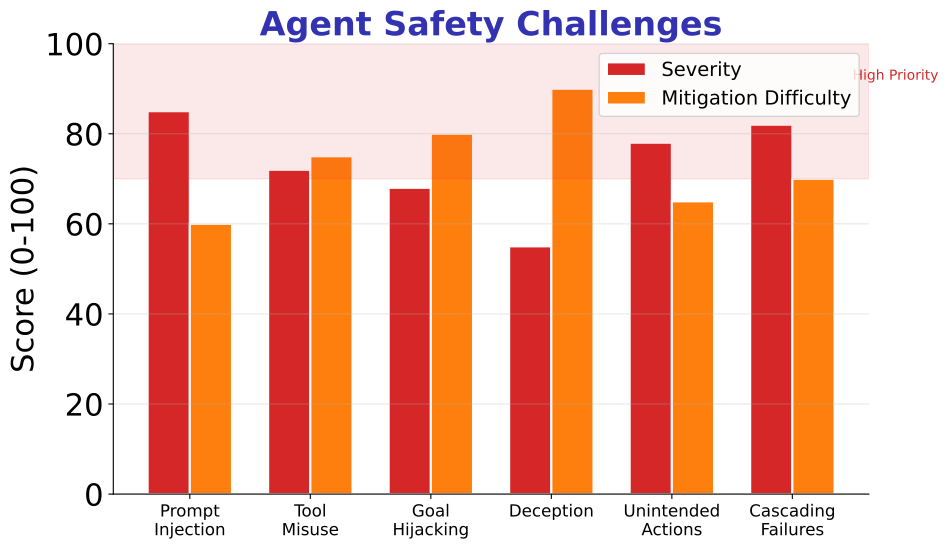

Write the Python code that produced this figure.
"""
Agent Safety Challenge Severity
Week 12 - Research Frontiers
"""
import matplotlib.pyplot as plt
import numpy as np
from pathlib import Path

plt.rcParams.update({
    'font.size': 24, 'axes.labelsize': 24, 'axes.titlesize': 26,
    'xtick.labelsize': 16, 'ytick.labelsize': 22, 'legend.fontsize': 14,
    'figure.figsize': (10, 6), 'figure.dpi': 150, 'font.family': 'sans-serif'
})

MLPURPLE = '#3333B2'
MLBLUE = '#0066CC'
MLORANGE = '#FF7F0E'
MLGREEN = '#2CA02C'
MLRED = '#D62728'

# Safety challenges
challenges = ['Prompt\nInjection', 'Tool\nMisuse', 'Goal\nHijacking', 'Deception', 'Unintended\nActions', 'Cascading\nFailures']
severity = [85, 72, 68, 55, 78, 82]
mitigation_difficulty = [60, 75, 80, 90, 65, 70]

x = np.arange(len(challenges))
width = 0.35

fig, ax = plt.subplots(figsize=(10, 6))

bars1 = ax.bar(x - width/2, severity, width, label='Severity', color=MLRED, edgecolor='white', linewidth=1.5)
bars2 = ax.bar(x + width/2, mitigation_difficulty, width, label='Mitigation Difficulty', color=MLORANGE, edgecolor='white', linewidth=1.5)

ax.set_ylabel('Score (0-100)', fontsize=22)
ax.set_title('Agent Safety Challenges', fontsize=24, fontweight='bold', color=MLPURPLE)
ax.set_xticks(x)
ax.set_xticklabels(challenges, fontsize=12)
ax.set_ylim(0, 100)
ax.legend(loc='upper right', fontsize=14)
ax.spines['top'].set_visible(False)
ax.spines['right'].set_visible(False)
ax.grid(axis='y', alpha=0.3)

# Priority zone
ax.axhspan(70, 100, alpha=0.1, color=MLRED)
ax.text(5.5, 92, 'High Priority', fontsize=10, color=MLRED)

plt.tight_layout()
plt.savefig(Path(__file__).parent / 'chart.pdf', dpi=300, bbox_inches='tight', facecolor='white')
plt.close()
print(f"Chart saved to {Path(__file__).parent / 'chart.pdf'}")
